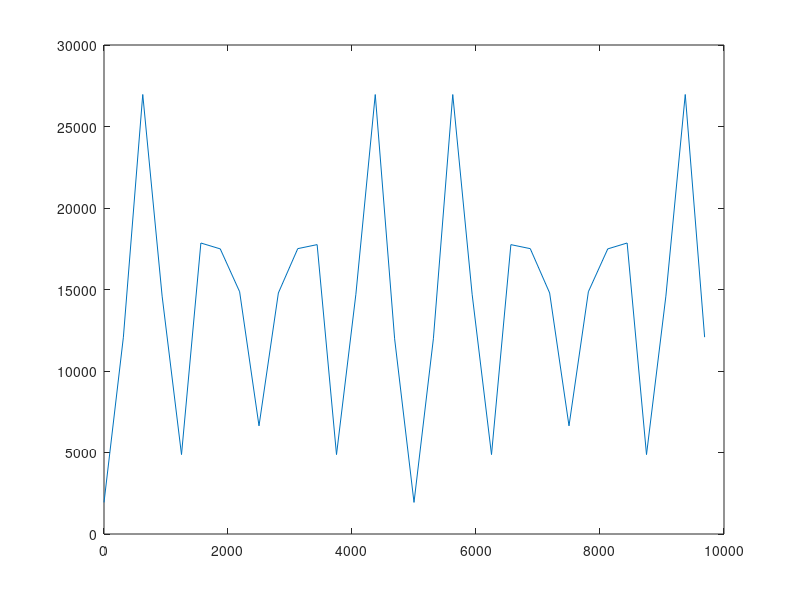

Reproduce this figure in MATLAB.
samples = [0  7.07107  10  7.07107  -2.06823e-12  -7.07107  -10  -7.07107  4.13646e-12  7.07107  10  7.07107  -6.21357e-12  -7.07107  -10  -7.07107  8.27292e-12  7.07107  10  7.07107  -1.03323e-11  -7.07107  -10  -7.07107  1.24271e-11  7.07107  10  7.07107  -1.44865e-11  -7.07107  -10  -7.07107  ];
fft_samples = [1939 12075.2 26964.3 14592.6 4872.19 17852.2 17491.5 14862.7 6635.49 14788.6 17506.9 17753.3 4872.19 14709.9 26961.1 11976.3 1939 11977.5 26961.1 14709.9 4872.19 17752.4 17506.5 14788.7 6635.49 14862 17491.5 17852.8 4872.19 14592.2 26964.3 12075.2];
[m,b] = size(fft_samples);
f = 10000;
x = 0 : 1 : b-1;
n = f/b * x;
plot(n(1:32),fft_samples);
%subplot(3,1,1);
%plot(n,samples);
%X = fft(samples);
%subplot(3,1,2);
%plot(n(1:16), fft_samples);
%subplot(3,1,3);
%plot(n,X);
